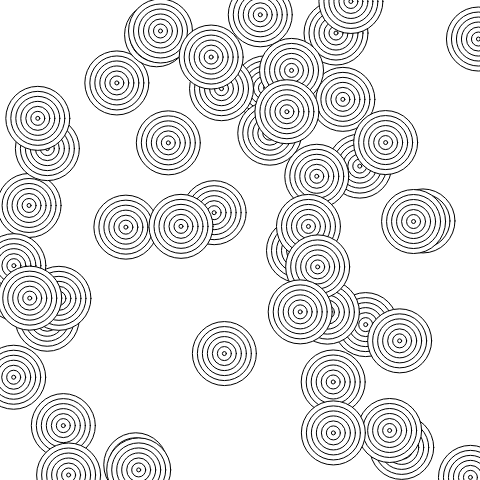
Frame 1 (no input)
Frame 60 (no input): identical to frame 1, image omitted
Frame 120 (the mouse pressed at the canvas centre since frame 60): identical to frame 1, image omitted

The p5.js sketch that drew this single still picture (run headless with seeded random() and noise() and a simulated clock; from frame 60 on, the mouse is pressed at the canvas centre):

// p5.js sketch
// ── sketch.js
var circles = [];

function setup() {
  createCanvas (480, 480);
  
  for (var i = 0; i < 50; i++) {
    
    var circle = {
      x: random(width),
      y: random(height),
      r: 64
    };
    circles.push(circle);
    
    for (var i = 0; i < circles.length; i++) {
      fill(255);
      while (circles[i].r > 0) {
        ellipse(circles[i].x, circles[i].y, circles[i].r, circles[i].r);
        circles[i].r = circles[i].r - 10;
      }
    }
  }
}

function draw() {
  
}
